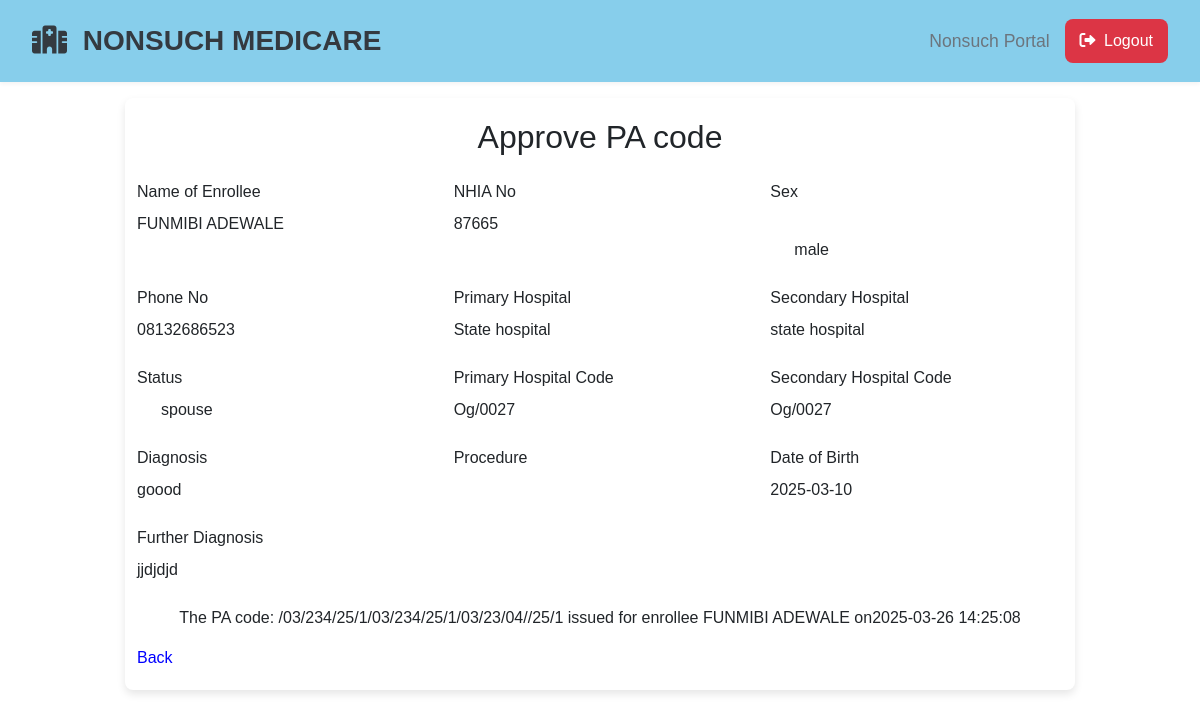
/mqams/e_pa_code_approval.php?id=1, run on the app's committed database.
### tables this page shows
CREATE TABLE `log_enrollees_in` (
  `id` int(11) NOT NULL,
  `name_of_enrollee` varchar(255) NOT NULL,
  `nhia_no` varchar(20) DEFAULT NULL,
  `sex` varchar(10) DEFAULT NULL,
  `phone_no` varchar(20) DEFAULT NULL,
  `primary_hospital` varchar(255) DEFAULT NULL,
  `secondary_hospital` varchar(255) DEFAULT NULL,
  `status_position` varchar(20) DEFAULT NULL,
  `primary_hospital_code` varchar(20) DEFAULT NULL,
  `secondary_hospital_code` varchar(20) DEFAULT NULL,
  `diagnosis` text DEFAULT NULL,
  `procedure_text` text DEFAULT NULL,
  `dob` date DEFAULT NULL,
  `further_diagnosis` text DEFAULT NULL,
  `pa_code` varchar(30) DEFAULT NULL,
  `staff_id` varchar(20) DEFAULT NULL,
  `created_on` timestamp NOT NULL DEFAULT current_timestamp() ON UPDATE current_timestamp(),
  `no_of_days_admission` varchar(11) NOT NULL,
  `bill_vetted_by` varchar(11) NOT NULL,
  `checked_by` varchar(11) NOT NULL,
  `re_checked_by` varchar(11) NOT NULL,
  `appoved_by` varchar(11) NOT NULL,
  `paid_by` varchar(11) NOT NULL
);

### mqams/e_pa_code_approval.php (the view, shortened to what this page needs)
<?php
require_once '../backend/connection.php';
if(isset($_GET['id'])){
$id = htmlspecialchars($_GET['id']);
$monthNumberWithZero = date('m');
$yearShort = date('y');
$staff_id = $_SESSION['info']['staff_id'];
$sql = "select * from `log_enrollees_in` WHERE id=$id ";
$result = mysqli_query($con, $sql);
$row=mysqli_fetch_assoc($result);
$pa_code =$row['pa_code'];
function getPaCode($pa_code, $monthNumberWithZero, $staff_id, $yearShort, $id ) {
    $newPaCode = $pa_code . '/' . $monthNumberWithZero . '/' . $staff_id . '/' . $yearShort . '/' . $id ;
    return $newPaCode;
};
$pa_code = getPaCode($pa_code, $monthNumberWithZero, $staff_id, $yearShort, $id);
};
  ?>
<!DOCTYPE html>
<html lang="en">
<head>
    <link href="https://cdn.jsdelivr.net/npm/bootstrap@5.3.0/dist/css/bootstrap.min.css" rel="stylesheet">
</head>
<body>
<?php include('../loginsystem/header.php'); ?>
    <div class="container">
        <div class="row justify-content-center">
            <div class="col-lg-10 form-container">
                <h2 class="text-center mb-4">Approve PA code </h2>
                <form action="#" method="post">
                    <div class="row">
                        <div class="col-md-4 mb-2">
                            <label for="name" class="form-label">Name of Enrollee</label>
                            <p><?php echo $row['name_of_enrollee'];?> </p>
                        </div>
                        <div class="col-md-4 mb-2">
                            <label for="nhia" class="form-label">NHIA No</label>
                            <p><?php echo $row['nhia_no'];?>  </p>
                        </div>
                        <div class="col-md-4 mb-2">
                            <label class="form-label">Sex</label>
                            <div class="form-check">
                            </div>
                            <div class="form-check">
                            <p><?php echo $row['sex'];?>  </p>
                            </div>
                        </div>
                    </div>
                    <div class="row">
                        <div class="col-md-4 mb-2">
                            <label for="phone" class="form-label">Phone No</label>
                            <p><?php echo $row['phone_no'];?>  </p>
                        </div>
                        <div class="col-md-4 mb-2">
                            <label for="primaryHospital" class="form-label">Primary Hospital</label>
                            <p><?php echo $row['primary_hospital'];?>  </p>
                        </div>
                        <div class="col-md-4 mb-2">
                            <label for="secondaryHospital" class="form-label">Secondary Hospital</label>
                            <p><?php echo $row['secondary_hospital'];?>  </p>
                        </div>
                    </div>
                    <div class="row">
                        <div class="col-md-4 mb-2">
                            <label class="form-label">Status</label>
                            <div class="form-check">
                            <p><?php echo $row['status_position'];?>  </p>
                            </div>
                        </div>
                        <div class="col-md-4 mb-2">
                            <label for="primaryHospital" class="form-label">Primary Hospital Code</label>
                            <p><?php echo $row['primary_hospital_code'];?>  </p>    </div>
                        <div class="col-md-4 mb-2">
                            <label for="secondaryHospital" class="form-label">Secondary Hospital Code</label>
                            <p><?php echo $row['secondary_hospital_code'];?>  </p>    </div>
                    </div>
                    <div class="row">
                        <div class="col-md-4 mb-2">
                            <label for="diagnosis" class="form-label">Diagnosis</label>
                            <p><?php echo $row['diagnosis'];?>  </p>
    </div>
                        <div class="col-md-4 mb-2">
                            <label for="procedure" class="form-label">Procedure</label>
                         </div>
                        <div class="col-md-4 mb-2">
                            <label for="dob" class="form-label">Date of Birth</label>
                            <p><?php echo $row['dob'];?>  </p>
                        </div>
                    </div>
                    <div class="row">
                        <div class="col-md-12 mb-2">
                            <label for="furtherDiagnosis" class="form-label">Further Diagnosis</label>
                            <p><?php echo $row['further_diagnosis'];?>  </p>
                        </div>
                    </div>
                    <div class="mx-auto text-center mb-3">
                         <?php echo "The PA code: ". $pa_code. "  issued for enrollee ".$row['name_of_enrollee'].' on'. $row['created_on']; ?>
                        </div>
                    <div class="d-grid">
                        <a href="e_display.php">Back</a>
                    </div>
                </form>
            </div>
        </div>
    </div>
</body>
</html>

### mqams/e_pa_code_approval.php (style rules this page uses)
body { background-color: #f0f8ff; }
.form-container { background-color: white; padding: 20px; border-radius: 8px; box-shadow: 0 4px 8px rgba(0, 0, 0, 0.1); margin-top: 20px; }

### loginsystem/header.php (style rules this page uses)
body { font-family: sans-serif; }
a:link { color: blue; text-decoration: none; }

### data on the page
log_enrollees_in: name_of_enrollee "FUNMIBI ADEWALE", nhia_no "87665", sex "male", phone_no "08132686523", primary_hospital "State hospital", secondary_hospital "state hospital", status_position "spouse", primary_hospital_code "Og/0027", secondary_hospital_code "Og/0027", diagnosis "goood", dob "2025-03-10", further_diagnosis "jjdjdjd", pa_code "/03/234/25/1/03/234/25/1/03/23/04//25/1", created_on "2025-03-26 14:25:08"
